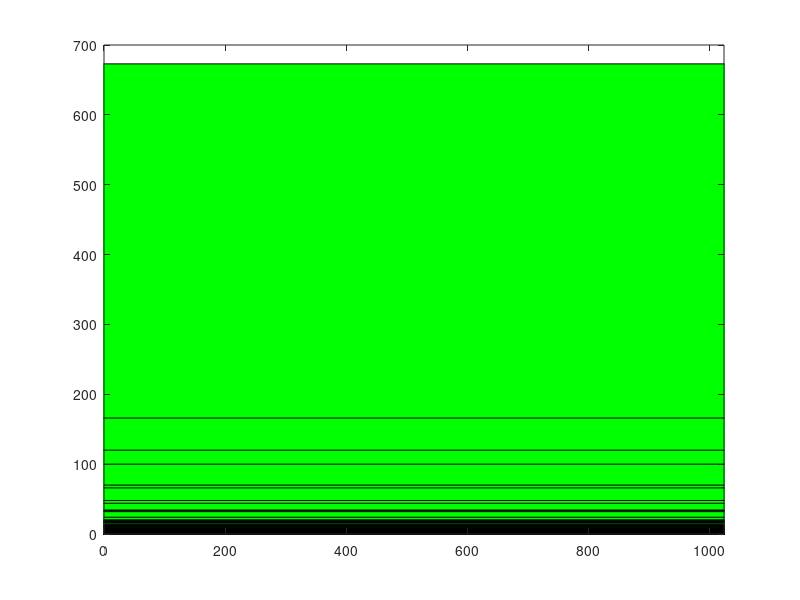

This chart was generated by the following MATLAB code:
figure
orgAttacks = csvread('saidaportsOrigenAttacks.csv');
bar(orgAttacks(:,1),orgAttacks(:,2),'r')
hold on
orgNormal = csvread('saidaportsOrigenNormal.csv');
bar(orgNormal(:,1),orgNormal(:,2),'g')
xlim([0 1024])